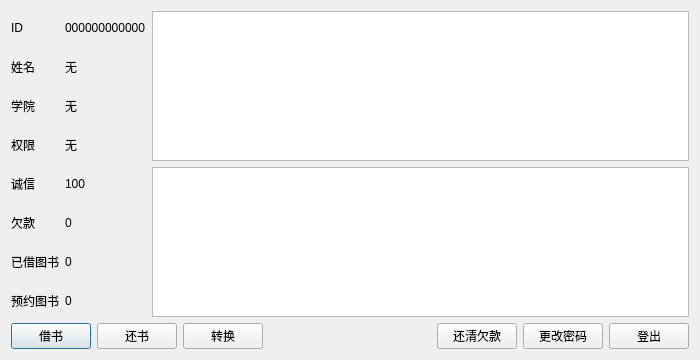
<?xml version="1.0" encoding="UTF-8"?>
<ui version="4.0">
 <class>DUser</class>
 <widget class="QDialog" name="DUser">
  <property name="geometry">
   <rect>
    <x>0</x>
    <y>0</y>
    <width>700</width>
    <height>360</height>
   </rect>
  </property>
  <property name="windowTitle">
   <string>用户界面</string>
  </property>
  <layout class="QGridLayout" name="gridLayout">
   <item row="0" column="0">
    <layout class="QVBoxLayout" name="verticalLayout">
     <item>
      <widget class="QLabel" name="label">
       <property name="text">
        <string>ID</string>
       </property>
      </widget>
     </item>
     <item>
      <widget class="QLabel" name="label_2">
       <property name="text">
        <string>姓名</string>
       </property>
      </widget>
     </item>
     <item>
      <widget class="QLabel" name="label_3">
       <property name="text">
        <string>学院</string>
       </property>
      </widget>
     </item>
     <item>
      <widget class="QLabel" name="label_4">
       <property name="text">
        <string>权限</string>
       </property>
      </widget>
     </item>
     <item>
      <widget class="QLabel" name="label_5">
       <property name="text">
        <string>诚信</string>
       </property>
      </widget>
     </item>
     <item>
      <widget class="QLabel" name="label_6">
       <property name="text">
        <string>欠款</string>
       </property>
      </widget>
     </item>
     <item>
      <widget class="QLabel" name="label_7">
       <property name="text">
        <string>已借图书</string>
       </property>
      </widget>
     </item>
     <item>
      <widget class="QLabel" name="label_8">
       <property name="text">
        <string>预约图书</string>
       </property>
      </widget>
     </item>
    </layout>
   </item>
   <item row="0" column="1">
    <layout class="QVBoxLayout" name="verticalLayout_2">
     <item>
      <widget class="QLabel" name="label_ID">
       <property name="text">
        <string>000000000000</string>
       </property>
      </widget>
     </item>
     <item>
      <widget class="QLabel" name="label_Name">
       <property name="text">
        <string>无</string>
       </property>
      </widget>
     </item>
     <item>
      <widget class="QLabel" name="label_School">
       <property name="text">
        <string>无</string>
       </property>
      </widget>
     </item>
     <item>
      <widget class="QLabel" name="label_Limit">
       <property name="text">
        <string>无</string>
       </property>
      </widget>
     </item>
     <item>
      <widget class="QLabel" name="label_Honesty">
       <property name="text">
        <string>100</string>
       </property>
      </widget>
     </item>
     <item>
      <widget class="QLabel" name="label_DueMoney">
       <property name="text">
        <string>0</string>
       </property>
      </widget>
     </item>
     <item>
      <widget class="QLabel" name="label_Borrow">
       <property name="text">
        <string>0</string>
       </property>
      </widget>
     </item>
     <item>
      <widget class="QLabel" name="label_Subc">
       <property name="text">
        <string>0</string>
       </property>
      </widget>
     </item>
    </layout>
   </item>
   <item row="0" column="2">
    <layout class="QVBoxLayout" name="verticalLayout_3">
     <item>
      <widget class="QTableWidget" name="table_Borrow"/>
     </item>
     <item>
      <widget class="QTableWidget" name="table_Subc"/>
     </item>
    </layout>
   </item>
   <item row="1" column="0" colspan="3">
    <layout class="QHBoxLayout" name="horizontalLayout">
     <item>
      <widget class="QPushButton" name="pushButton_Borrow">
       <property name="text">
        <string>借书</string>
       </property>
      </widget>
     </item>
     <item>
      <widget class="QPushButton" name="pushButton_Return">
       <property name="text">
        <string>还书</string>
       </property>
      </widget>
     </item>
     <item>
      <widget class="QPushButton" name="pushButton_Convert">
       <property name="text">
        <string>转换</string>
       </property>
      </widget>
     </item>
     <item>
      <spacer name="horizontalSpacer">
       <property name="orientation">
        <enum>Qt::Horizontal</enum>
       </property>
       <property name="sizeHint" stdset="0">
        <size>
         <width>40</width>
         <height>20</height>
        </size>
       </property>
      </spacer>
     </item>
     <item>
      <widget class="QPushButton" name="pushButton_PayMoney">
       <property name="text">
        <string>还清欠款</string>
       </property>
      </widget>
     </item>
     <item>
      <widget class="QPushButton" name="pushButton_ChangeKey">
       <property name="text">
        <string>更改密码</string>
       </property>
      </widget>
     </item>
     <item>
      <widget class="QPushButton" name="pushButton_Logout">
       <property name="text">
        <string>登出</string>
       </property>
      </widget>
     </item>
    </layout>
   </item>
  </layout>
 </widget>
 <resources/>
 <connections/>
</ui>
